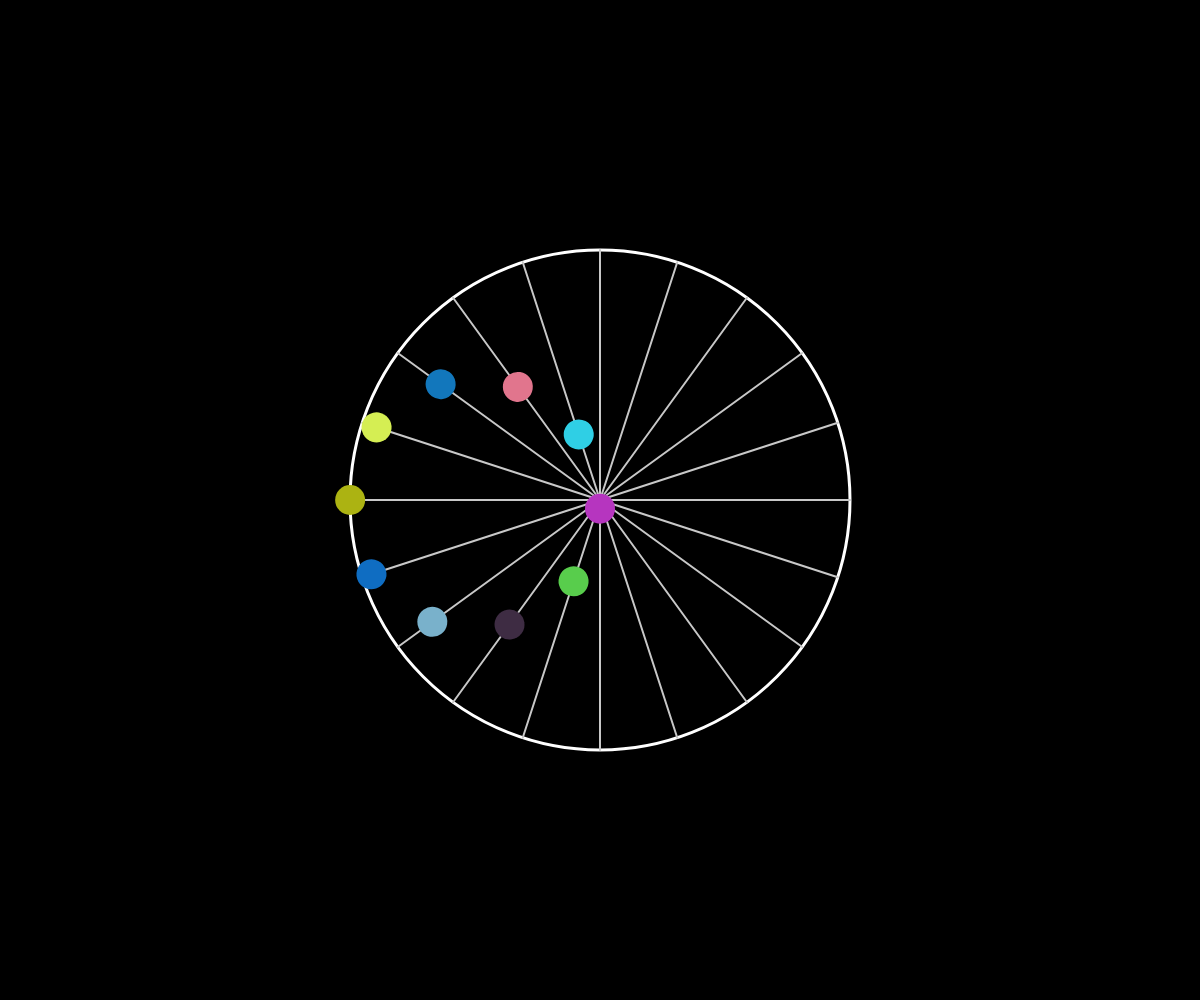
Frame 1 (no input)
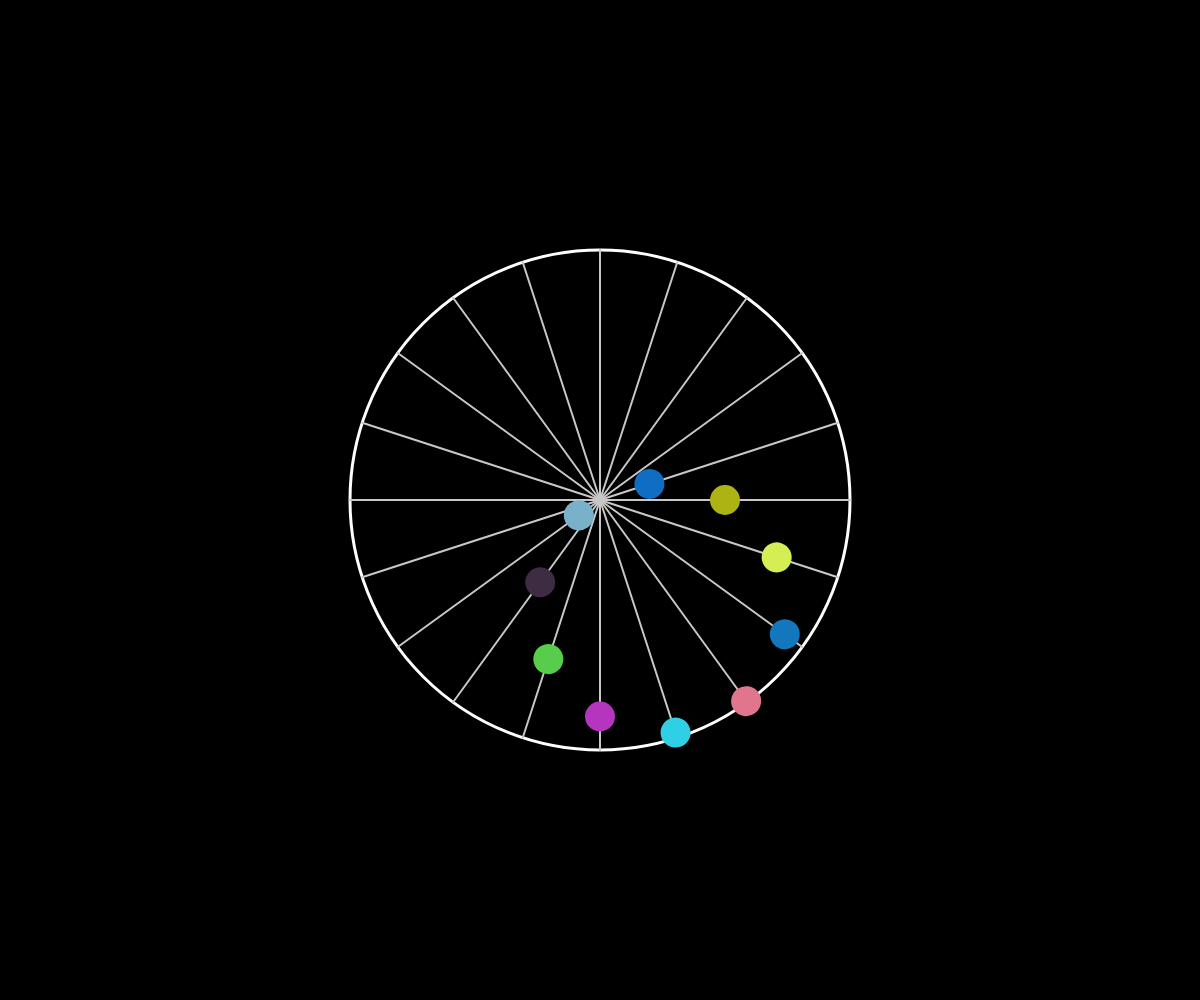
Frame 60 (no input)
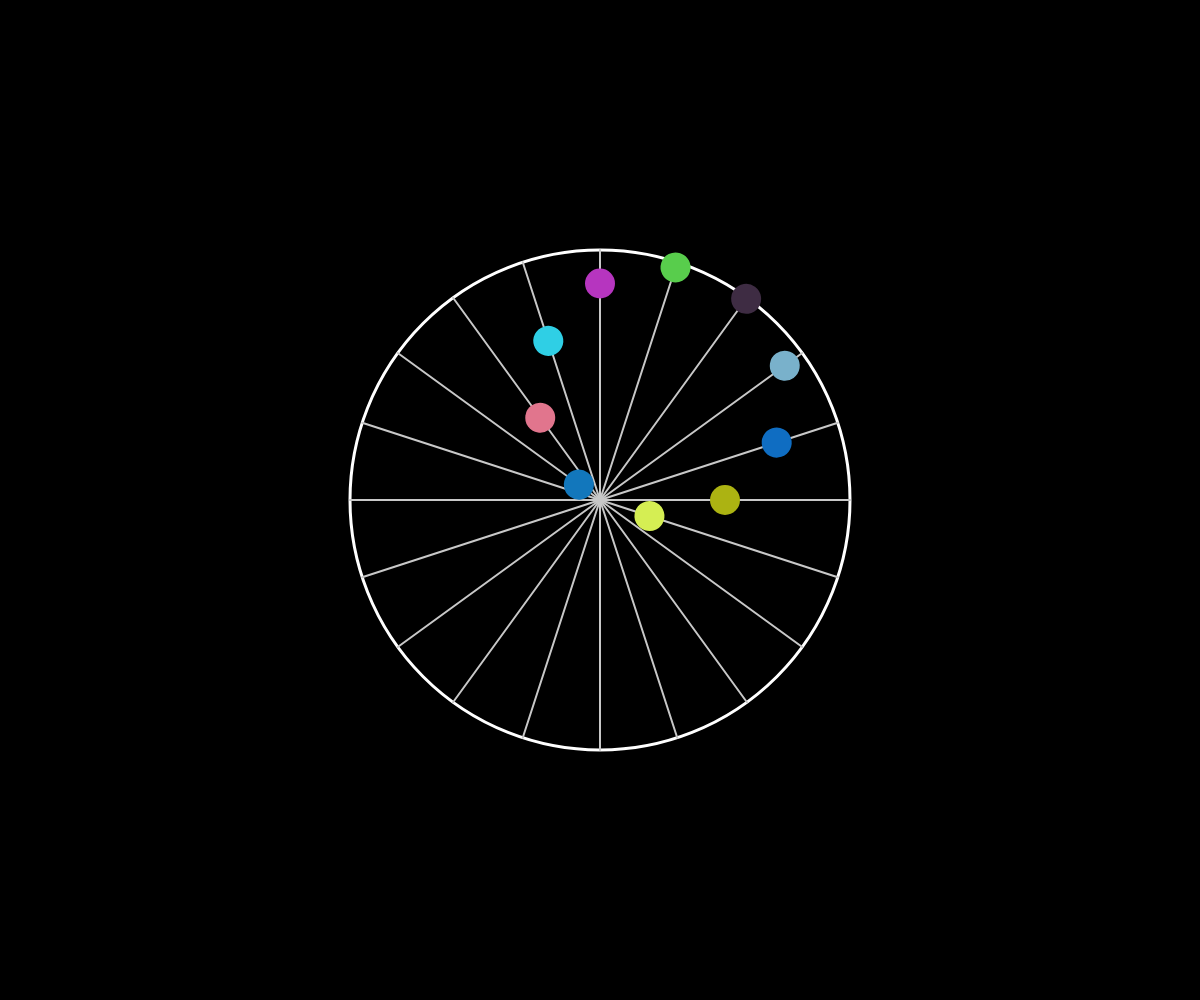
Frame 120 (the mouse pressed at the canvas centre since frame 60)

The p5.js sketch that drew these frames (run headless with seeded random() and noise() and a simulated clock; from frame 60 on, the mouse is pressed at the canvas centre):

// p5.js sketch
// ── sketch.js
const RANGE = 500
const NUM_LINES = 10
const colors = []

function setup() {
  createCanvas(innerWidth, innerHeight)
  angleMode(DEGREES)
  for (let i = 0; i < NUM_LINES; i++) {
    colors.push([
      random(255),
      random(255),
      random(255)
    ])
  }
}

function draw() {
  background('black')
  translate(width / 2, height / 2,)

  // outer circle
  noFill()
  stroke('white')
  strokeWeight(3)
  circle(0, 0, RANGE)

  // lines
  for (let i = 0; i < NUM_LINES; i++) {
    push()
    const gap = 180 / NUM_LINES
    rotate(i * gap)
    strokeWeight(2)
    stroke(200)
    line(0, -RANGE / 2, 0, RANGE / 2)
    pop()
  }

  // circles
  for (let i = 0; i < NUM_LINES; i++) {
    push()
    noStroke()
    fill(colors[i])
    const gap = 180 / NUM_LINES
    const offset = i * gap
    rotate(offset)
    circle(0, sin((frameCount * 2) + offset) * RANGE / 2, 30)
    pop()
  }
}
